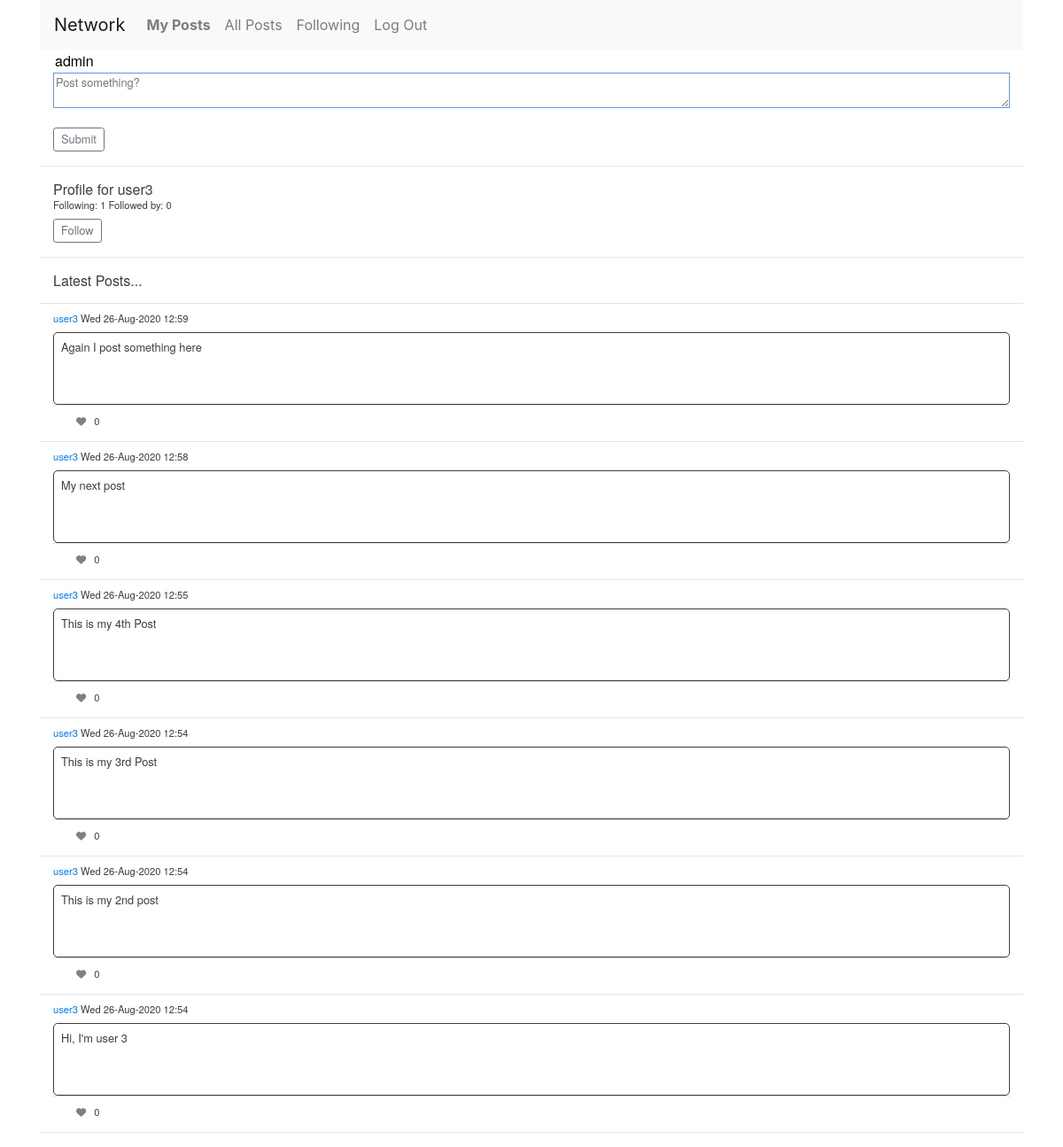
The page /posts?uid=4 (signed in) on the database its author committed.
### network/models.py (models this page shows, shortened)
class User(AbstractUser):
    def __str__(self):
        return f'{self.username}'

class Post(models.Model):
    author = models.ForeignKey(User, on_delete=models.CASCADE, related_name='authors')
    text = models.TextField()
    like_count = models.IntegerField(default=0)
    created = models.DateTimeField(auto_now_add=True)
    updated = models.DateTimeField(auto_now=True)

### network/views.py (the view, shortened to what this page needs)
# urls.py: path("posts", views.get_posts, name="posts"),
@login_required(login_url='/login')
def get_posts(request):
    follower_count = None
    following_count = None
    person = None
    follow_option = None
    user_id = request.GET.get('uid', '')
    if user_id:
        person = User.objects.get(id=user_id)
        posts = Post.objects.filter(author=user_id).order_by('-created')
        follower_count = _followers(person)
        following_count = _following(person)
        if person == request.user:
            follow_option = None
        else:
            follow_option = _get_follow_option(person, request.user)
    else:
        posts = Post.objects.all().order_by('-created')
    annotated_post_list = _annotate_post_opinions(posts, request.user)
    post_list = _paginate(request, annotated_post_list)
    content = {
        'person': person,
        'post_list': post_list,
        'followers': follower_count,
        'following': following_count,
        'follow_option': follow_option
    }
    return render(request, "network/index.html", content)

### network/views.py (called while the page is built)
def _followers(author):
    follower_count = Follower.objects.filter(following=author).count()
    return follower_count

def _following(user):
    following_count = Follower.objects.filter(follower=user).count()
    return following_count

def _annotate_post_opinions(posts, user):
    post_list = []
    for post in posts:
        try:
            post_liked = Feedback.objects.get(post=post.id, reader=user, opinion='L')
            opinion = post_liked.opinion
        except Feedback.DoesNotExist:
            opinion = 'U'
        post_list.append((post, opinion))
    return post_list

def _get_follow_option(person, user):
    try:
        Follower.objects.get(following=person, follower=user)
        follow_option = 'Unfollow'
    except Follower.DoesNotExist:
        follow_option = 'Follow'
    return follow_option

def _paginate(request, annotated_post_list):
    page = request.GET.get('page', 1)
    paginator = Paginator(annotated_post_list, 10)  # 10 Posts per page
    try:
        post_list = paginator.page(page)
    except PageNotAnInteger:
        post_list = paginator.page(1)
    except EmptyPage:
        post_list = paginator.page(paginator.num_pages)
    return post_list

### network/templates/network/index.html (shortened to what this page needs)
{% extends "network/layout.html" %}
{% block body %}
{%  block profile %}
	{% if person is not None %}
	    <div class="container">
		    <h6>Profile for {{ person }}</h6>
		    <p class="author_info">
			    Following: {{ following }} Followed by: {{ followers }}
		    </p>
	        {% if follow_option is not None %}
	            <form action="{% url 'follow' %}?uname={{ person }}" method="post">
	                <button type="submit" class="btn btn-outline-secondary btn-sm" >
		                {{ follow_option }}
	                </button>
	            </form>
	        {% endif %}
	    </div>
	    <hr>
	{% endif %}
{% endblock profile %}
{% block posts %}
    <h6 class="container">Latest Posts...</h6>
    <hr>
    {% for post, opinion in post_list %}
    <div class="container-fluid">
        <p class="author_info">
            <a href="{% url 'posts' %}?uid={{ post.author.id }}">
	            {{ post.author }}
            </a>
            {{ post.created|date:'D j-M-Y H:i' }}
        </p>
        <div id="text-{{ post.id }}">
            <div class="container posttext" >
                <p id="para-{{ post.id }}" class="collapse post" aria-expanded="false">{{ post.text }}</p>
            </div>
            <div class="card-footer author_info">
                <div class="row">
                    <div class="col">
		                {% if post.author != user %}
		                    {% if opinion == 'U' %}
		                        <button class='like-button' id={{ post.id }} data-postid="{{ post.id }}">
			                        <span id="span-{{ post.id }}" style="color: grey;">
				                        <i class="fas fa-heart" title="Like/Unlike Post"></i>
			                        </span>
		                        </button>
		                    {% else %}
		                        <button class='like-button' id={{ post.id }} data-postid="{{ post.id }}">
			                        <span  id="span-{{ post.id }}" style="color: #dc143c">
				                        <i class="fas fa-heart" title="Like/Unlike post"></i>
			                        </span>
		                        </button>
		                    {% endif %}
		                {% endif %}
                        <span class="like-count" id="like-count-{{ post.id}}">
	                        {{ post.like_count }}
                        </span>
                    </div>
	                <div class="col justify-content-end">
	                </div>
                </div>
            </div>
        </div>
    </div>
    <hr>
    {% endfor %}
{%  endblock posts %}
{% endblock %}

### network/templates/network/layout.html (shortened to what this page needs)
{% load static %}
<!DOCTYPE html>
<html lang="en">
    <head>
        <link rel="stylesheet" href="https://stackpath.bootstrapcdn.com/bootstrap/4.4.1/css/bootstrap.min.css">
        <link href="{% static 'network/styles.css' %}" rel="stylesheet">
    </head>
    <body>
        <div class="container">
        <nav class="navbar navbar-expand-lg navbar-light bg-light">
            <a class="navbar-brand" href="{% url 'index' %}">Network</a>
            <div class="collapse navbar-collapse" id="navbarTogglerDemo02">
              <ul class="navbar-nav mr-auto mt-2 mt-lg-0">
                {% if user.is_authenticated %}
                    <li class="nav-item">
                        <a class="nav-link" href="{% url 'posts' %}?uid={{ user.id }}"><strong>My Posts</strong></a>
                    </li>
                {% endif %}
                <li class="nav-item">
                  <a class="nav-link" href="{% url 'posts' %}">All Posts</a>
                </li>
                {% if user.is_authenticated %}
                    <li class="nav-item">
                        <a class="nav-link" href="{% url 'following' %}">Following</a>
                    </li>
                    <li class="nav-item">
                        <a class="nav-link" href="{% url 'logout' %}">Log Out</a>
                    </li>
                {% endif %}
              </ul>
            </div>
          </nav>
        <div class="body">
            {% if user.is_authenticated %}
            <div class="container">
                <form action="{% url 'posts' %}" method="post">
                    <div class="form-group">
                        <input id="author" name="author" type="text" value="{{ user }}" readonly ><br>
                        <textarea class="comment" name="text" rows="2" placeholder="Post something?" required ></textarea>
                    </div>
                    <button type="submit" class="btn btn-outline-secondary btn-sm">Submit</button>
                </form>
            {% endif %}
            </div>
            <hr>
            {% block body %}
            {% endblock %}
        </div>
        </div>
    </body>
</html>

### network/static/network/styles.css (style rules this page uses)
.body { font-family: "Helvetica Neue"; color: #3E3C3C; }
.btn { font-size: .8rem; line-height: 1.05rem; }
.like-button, .edit-button { border: none; background-color: transparent; }
.like-count { margin-right: 5px; }
.author_info { font-size: 0.7rem; line-height: 0.0rem; }
.posttext { font-size: .8rem; line-height: 1.05rem; border:1px; border-color: #3E3C3C; border-style: solid; border-radius: 5px; padding: 0.5rem }
.posttext p.collapse:not(.show) { display: block; height: 3rem; overflow: hidden; }
.comment { font-size: .8rem; line-height: 1.05rem; width: 100%; border:1px; border-color: cornflowerblue; border-style: solid; }
.card-footer { background-color: transparent; height: 1.5rem; }
#author { border: none; }

### rows shown on the page
User: author "admin"
User: username "user3"
Post: author "user3", created "Wed 26-Aug-2020 12:59", text "Again I post something here", like_count "0"
Post: author "user3", created "Wed 26-Aug-2020 12:58", text "My next post", like_count "0"
Post: author "user3", created "Wed 26-Aug-2020 12:55", text "This is my 4th Post", like_count "0"
Post: author "user3", created "Wed 26-Aug-2020 12:54", text "This is my 3rd Post", like_count "0"
Post: author "user3", created "Wed 26-Aug-2020 12:54", text "This is my 2nd post", like_count "0"
Post: author "user3", created "Wed 26-Aug-2020 12:54", text "Hi, I'm user 3", like_count "0"

### other values the page prints
{{ following }} "1"
{{ followers }} "0"
{{ follow_option }} "Follow"
